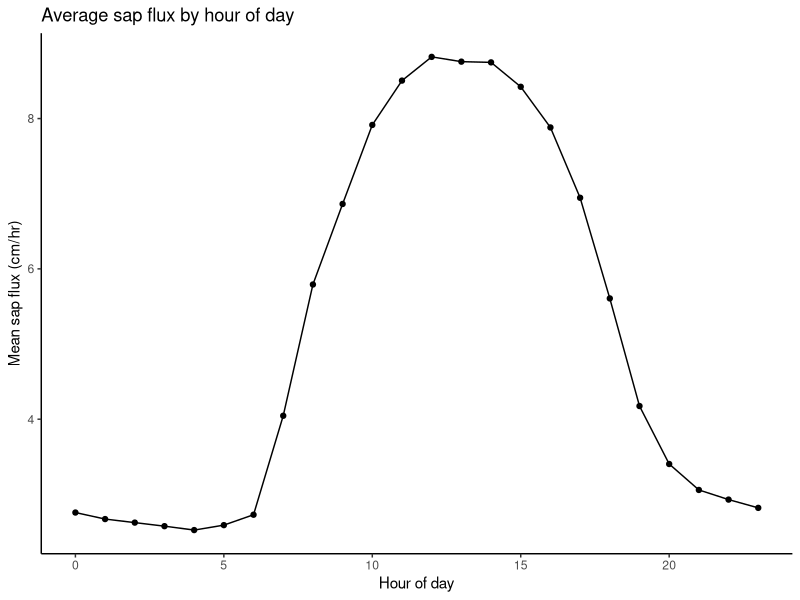
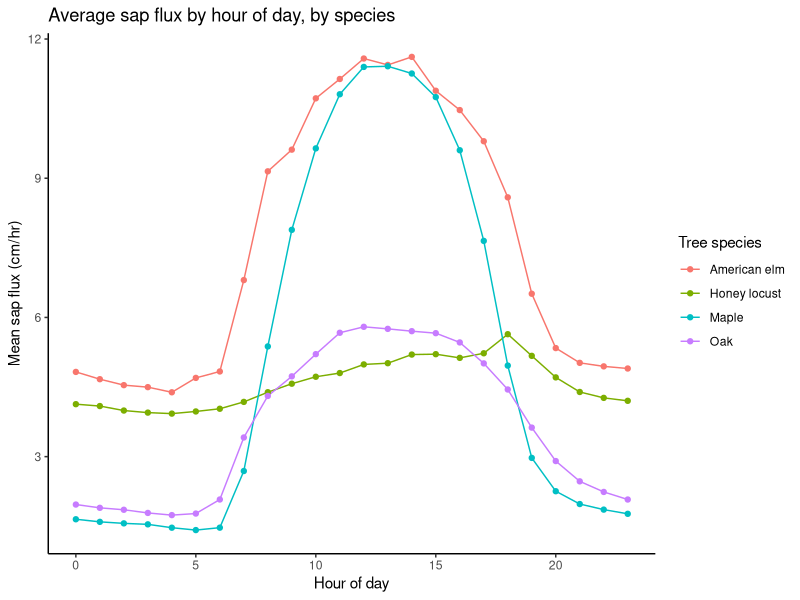
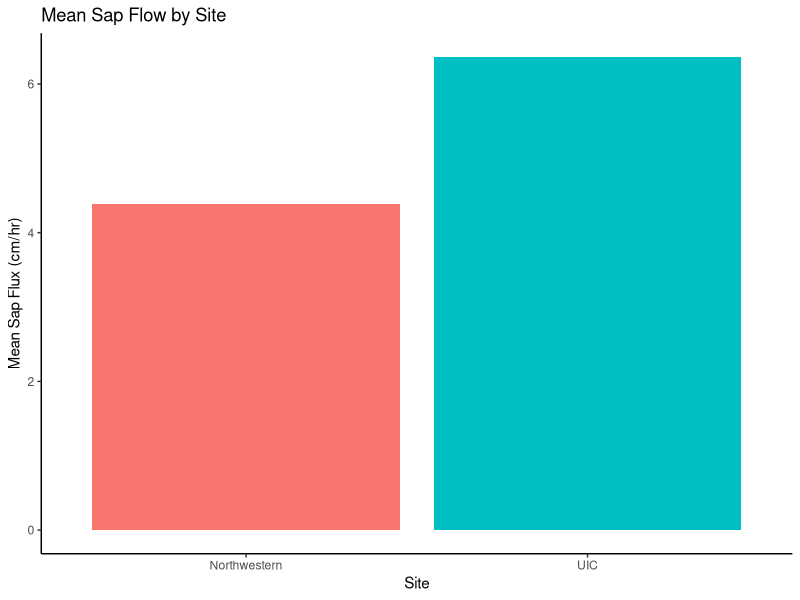
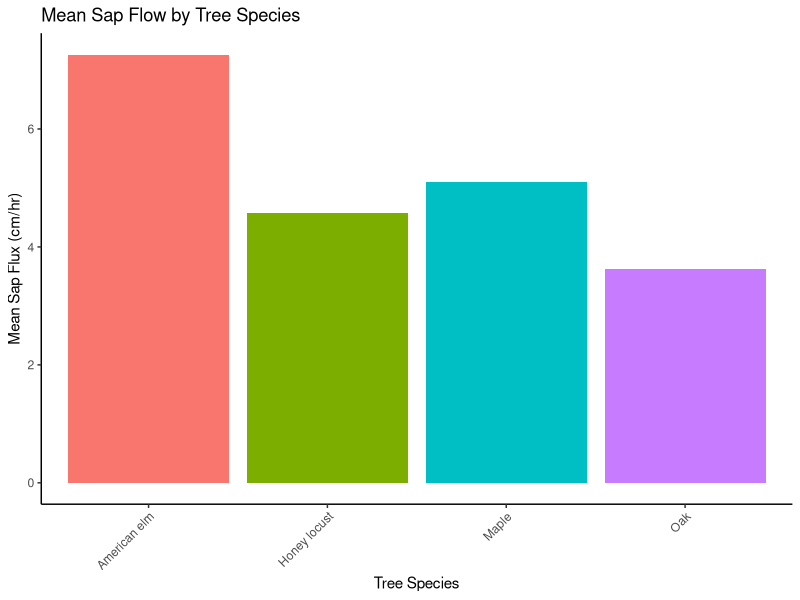
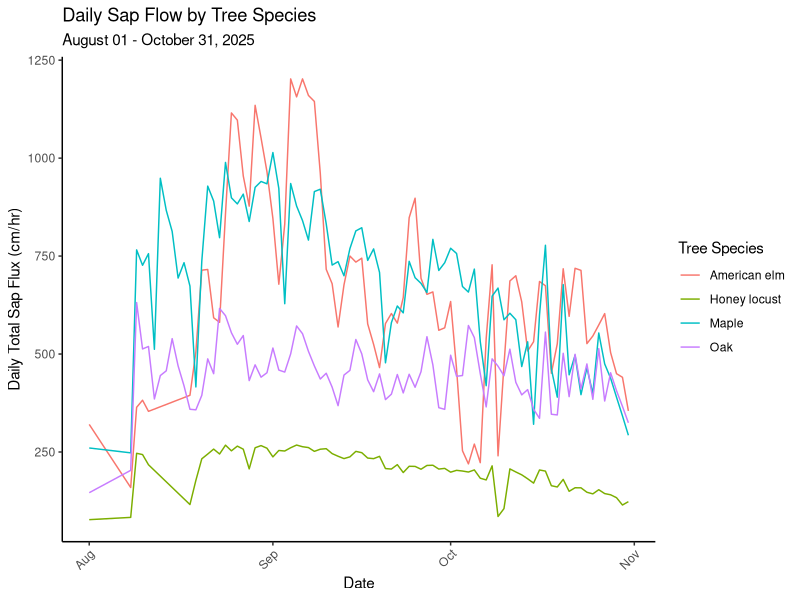

R code for these plots, in order:
## ---- chunk 1
library(tidyverse)
library(broom)
library(readr)
## ---- chunk 2

uic_elm_0b <-read_csv("../data/250801_251031_sx61na0b_uic_american_elm_sap_flow.csv")%>% ## remember to use read_csv (tidvyerse version of read.csv)
  mutate(tree_species = "American elm", site = "UIC")

uic_elm_0o <-read_csv("../data/250801_251031_sx61na0o_uic_american_elm_sap_flow.csv")%>%
  mutate(tree_species = "American elm", site = "UIC") 

uic_honeylocust <-read_csv("../data/250801_251031_sx61na0r_uic_honey_locust_sap_flow.csv")%>%
  mutate(tree_species = "Honey locust", site = "UIC")

nu_maple_0f <-read_csv("../data/250801_251031_sx61na0f_nu_maple_sap_flow.csv")%>%
  mutate(tree_species = "Maple", site = "Northwestern") 

nu_maple_0l <-read_csv("../data/250801_251031_sx61na0l_nu_maple_sap_flow.csv")%>%
  mutate(tree_species = "Maple", site = "Northwestern") 

nu_oak_0g <-read_csv("../data/250801_251031_sx61na0g_nu_oak_sap_flow.csv")%>%
  mutate(tree_species = "Oak", site = "Northwestern") 

nu_oak_07 <-read_csv("../data/250801_251031_sx61na07_nu_oak_sap_flow.csv")%>%
  mutate(tree_species = "Oak", site = "Northwestern") 
## ---- chunk 3
sap_all_raw <- bind_rows(
  uic_elm_0b,
  uic_elm_0o,
  uic_honeylocust,
  nu_maple_0f,
  nu_maple_0l,
  nu_oak_0g,
  nu_oak_07
)
## ---- chunk 4
sap_all <- sap_all_raw %>%
  rename(
    datetime = Timestamp,
    inner = `uncorrected_inner (cm/hr)`, ## need to wrap these names with back ticks ` ` to identify names with .. in them
    outer = `uncorrected_outer (cm/hr)`) %>%
  mutate(
    datetime = ymd_hms(datetime),

    # calculate sap flux (cm/hr)
    sap_flux = rowMeans(cbind(inner, outer), na.rm = TRUE),  ## here you should use `mutate(sap_flow = mean(inner, outer, na.rm = T))`

    # time variables for analysis
    date = as.Date(datetime),
    hour = hour(datetime),
    time = format(datetime, "%H:%M:%S"))
## ---- chunk 5
sap_all <- sap_all%>%
  select(
    date,
    time,
    hour,
    site,
    tree_species,
    inner,
    outer,
    sap_flux
  )
## ---- chunk 6
glimpse(sap_all)
## ---- chunk 7
sap_hourly <- sap_all %>%
  group_by(hour) %>%
  summarize(mean_sap_flux = mean(sap_flux, na.rm = TRUE), .groups = "drop")

ggplot(sap_hourly, aes(x = hour, y = mean_sap_flux)) +
  geom_line() +
  geom_point() +
  labs(
    title = "Average sap flux by hour of day",
    x = "Hour of day",
    y = "Mean sap flux (cm/hr)"
  ) +
  theme_classic()
## ---- chunk 8
sap_hourly_species <- sap_all %>%
  group_by(tree_species, hour) %>%
  summarize(mean_sap_flux = mean(sap_flux, na.rm = TRUE), .groups = "drop")

ggplot(sap_hourly_species, aes(x = hour, y = mean_sap_flux, color = tree_species)) +
  geom_line() +
  geom_point() +
  labs(
    title = "Average sap flux by hour of day, by species",
    x = "Hour of day",
    y = "Mean sap flux (cm/hr)",
    color = "Tree species"
  ) +
  theme_classic()
## ---- chunk 9
site_effect <- sap_all %>%
  group_by(site) %>%
  summarize(mean_flow = mean(sap_flux, na.rm = TRUE))
ggplot(site_effect, aes(x = site, y = mean_flow, fill = site)) +
  geom_col() +
  labs(
    title = "Mean Sap Flow by Site",
    x = "Site",
    y = "Mean Sap Flux (cm/hr)"
  ) +
  theme_classic() +
  theme(legend.position = "none")
## ---- chunk 10
species_effect <- sap_all %>%
  group_by(tree_species) %>%
  summarize(mean_flow = mean(sap_flux, na.rm = TRUE))
  
ggplot(species_effect, aes(x = tree_species, y = mean_flow, fill = tree_species)) +
  geom_col() +
  labs(
    title = "Mean Sap Flow by Tree Species",
    x = "Tree Species",
    y = "Mean Sap Flux (cm/hr)"
  ) +
  theme_classic() +
  theme(axis.text.x = element_text(angle = 45, hjust = 1),
        legend.position = "none")
## ---- chunk 11
daily_flow <- sap_all %>%
  group_by(tree_species, date) %>%
  summarize(daily_total = sum(sap_flux, na.rm = TRUE), .groups = "drop")
ggplot(daily_flow, aes(x = date, y = daily_total, color = tree_species)) +
  geom_line(linewidth = 0.5) +
  labs(
    title = "Daily Sap Flow by Tree Species",
    subtitle = "August 01 - October 31, 2025",
    x = "Date",
    y = "Daily Total Sap Flux (cm/hr)",
    color = "Tree Species"
  ) +
  theme_classic() +
  theme(
    axis.text.x = element_text(angle = 45, hjust = 1)
  )
    
